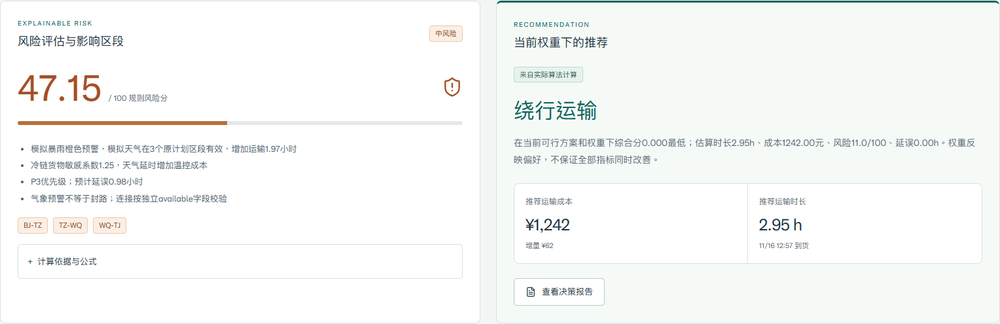
#> input picture project/docs/phase4_6/assets/risk_recommendation.png, 1000 x 324 px, shrunk from 1528 x 495 before the run
$ python update_phase46_documents.py
#> lines starting #> are read from the running program, lines starting #| are printed output that depends on the picture
"""Focused OOXML updates: preserve original pagination, notes and editable objects."""
from pathlib import Path
from zipfile import ZipFile, ZIP_DEFLATED
from io import BytesIO
from lxml import etree as E
from PIL import Image, ImageOps
import json, posixpath

R=Path(__file__).resolve().parents[1]; Q=R/'docs/phase4_6'; O=R/'deliverables/phase4_6'; A=Q/'assets'
O.mkdir(exist_ok=True)
W='http://schemas.openxmlformats.org/wordprocessingml/2006/main'
NS={'a':'http://schemas.openxmlformats.org/drawingml/2006/main','p':'http://schemas.openxmlformats.org/presentationml/2006/main','r':'http://schemas.openxmlformats.org/officeDocument/2006/relationships','w':W}
reports=[]
def xmlbytes(e):return E.tostring(e,xml_declaration=True,encoding='UTF-8',standalone=True)
def fit_image(file,size):
 im=Image.open(file).convert('RGB'); out=ImageOps.pad(im,size,method=Image.Resampling.LANCZOS,color='white');b=BytesIO();out.save(b,format='PNG');return b.getvalue()
def replace_paragraphs(data,changes):
 root=E.fromstring(data)
 for p in root.findall('.//w:p',NS):
  nodes=p.findall('.//w:t',NS);old=''.join(t.text or '' for t in nodes);new=old
  for a,b in changes:new=new.replace(a,b)
  if new!=old and nodes:
   nodes[0].text=new
   for n in nodes[1:]:n.text=''
 return xmlbytes(root)
def save_parts(source,destination,changes):
 with ZipFile(source) as src,ZipFile(destination,'w',ZIP_DEFLATED) as out:
  for item in src.infolist():out.writestr(item,changes.get(item.filename,src.read(item.filename)))

# Compose two actual browser captures; no UI is drawn or reconstructed.
top=Image.open(A/'risk_recommendation.png').convert('RGB');bottom=Image.open(A/'plans_table.png').convert('RGB')
#> further down, top is the input picture: PIL image 1000x324 RGB; mean R, G, B 245.9, 248.1, 246.8
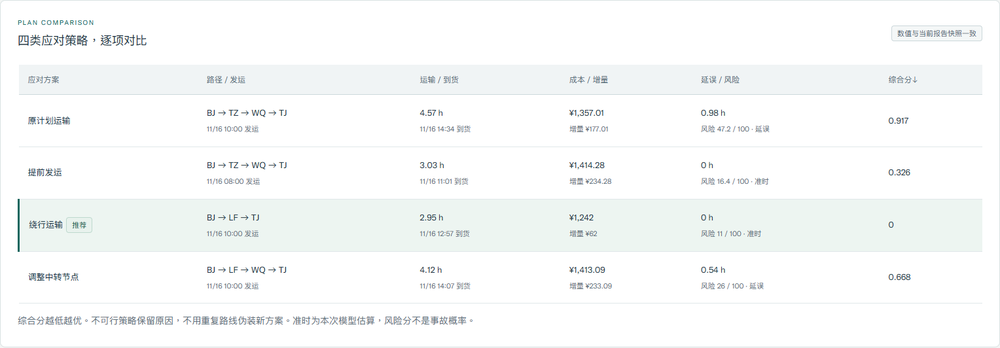
#> input picture project/docs/phase4_6/assets/plans_table.png, 1000 x 348 px, shrunk from 1528 x 532 before the run
#> further down, bottom is the input picture: PIL image 1000x348 RGB; mean R, G, B 247.7, 249.6, 249.3
combined=Image.new('RGB',(max(top.width,bottom.width),top.height+bottom.height+24),'white')
#> combined: PIL image 1000x696 RGB; every value is 255
combined.paste(top,(0,0));combined.paste(bottom,(0,top.height+24));combined.save(A/'plans_rain.png')
#> after `combined.paste(top, (0, 0))`:
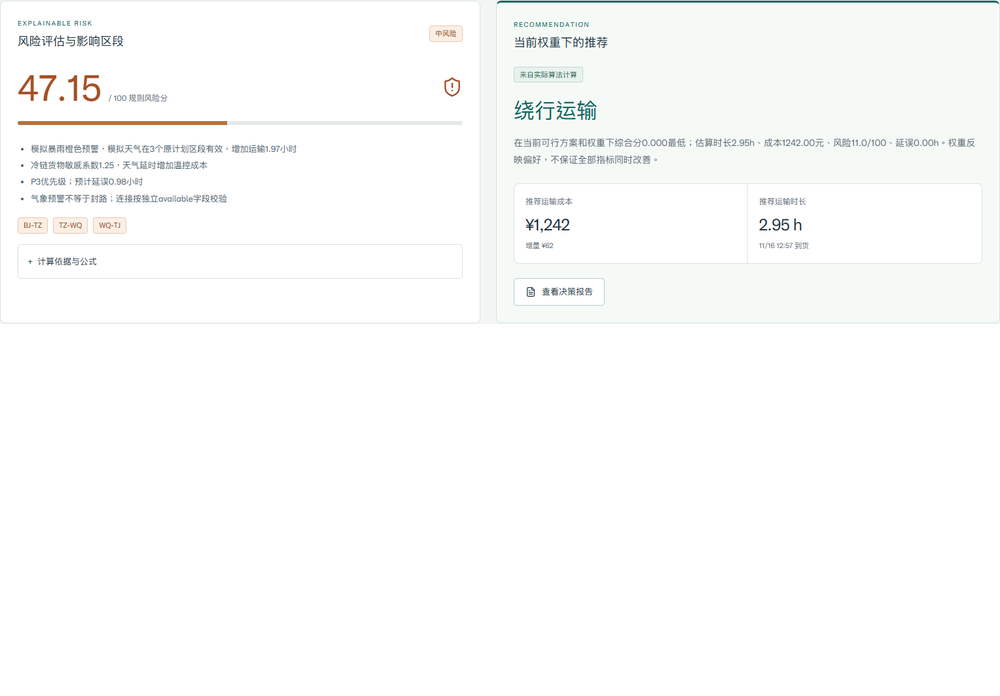
#> combined: PIL image 1000x696 RGB; mean R, G, B 250.8, 251.8, 251.2
#> after `combined.paste(bottom, (0, top.height + 24))`:
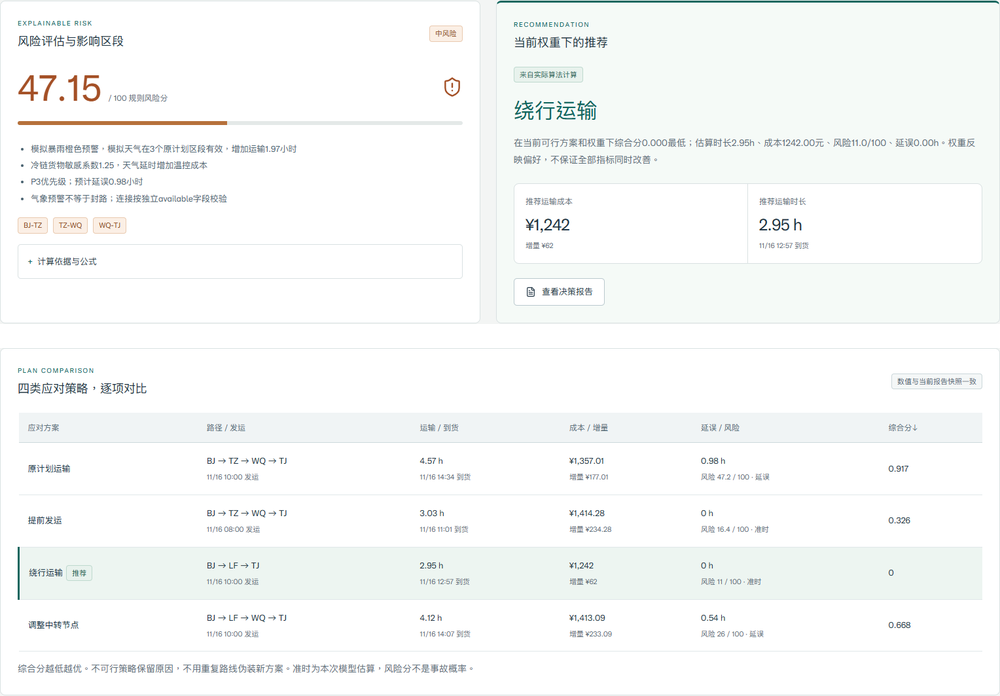
#> combined: PIL image 1000x696 RGB; mean R, G, B 247.1, 249.1, 248.3

specs=[
 ('phase2','DataClawHub平台运营方案',{'image1.png':'growth_model.png'},[
  ('图1 第一阶段实际运营工作台截图裁切','图1 第4.6阶段真实运营工作台截图'),
  ('第三阶段视频和第四阶段课件未在本阶段启动。','本文保留赛事核查记录，展示截图已同步至第4.6阶段。'),
  ('[3] docs/PHASE1_ACCEPTANCE.md 及运营截图。','[3] docs/PHASE1_ACCEPTANCE.md；docs/phase4_6/assets。')]),
 ('phase2','气象驱动物流运输风险预警与应对决策',{'image3.png':'agent_rain.png','image4.png':'network_wide.png','image5.png':'plans_rain.png'},[
  ('第一阶段Edge截图','第4.6阶段Edge截图'),('图中绿色线路','图中蓝绿色线路'),
  ('右侧记录暴雨55mm/3h、风速12m/s、能见度1.8km及订单承诺时间。','地图下方天气栏记录暴雨55mm/3h、风速12m/s、能见度1.8km；右侧显示订单承诺时间。'),
  ('本节及下节图片均为第一阶段实际应用截图的裁切，只去除无关页面区域，没有重绘UI或修改结果。原始文件为docs/screenshots/logistics-rain.png。','本节及下节为第4.6阶段真实网站截图，仅裁切或留白适配，未重绘UI或修改结果。原图见docs/phase4_6/assets。'),
  ('本阶段从相同函数重算全部文档引用场景指标，并与已保存结果逐项比较；没有把历史测试描述成重新执行全部网站测试。','第4.6阶段重跑28项后端测试、4条浏览器流程及两轮多尺寸检查；文档指标与既有计算保持一致。')]),
 ('phase4','课堂展示_单人完整演讲稿',{},[
  ('滚至“四类应对策略，逐项对比”','先看顶部决策摘要，再看“四类应对策略，逐项对比”')]),
 ('phase4','答辩常见问题及参考回答',{},[
  ('第四阶段重算数据并在隔离数据库复验两条展示流程，未重跑全套测试。','第4.6阶段再次通过28项后端测试、4条Edge业务流程及两轮四尺寸视觉检查。'),
  ('docs/PHASE1_ACCEPTANCE.md；docs/phase4/demo-check.json','docs/PHASE4_6_ACCEPTANCE.md；docs/phase4_6'),
  ('两个170秒视频','170秒与175秒的两个视频')])]
for phase,name,images,texts in specs:
 src=R/'deliverables'/phase/(name+'.docx');dst=O/(name+'.docx');changes={}
#> (the run stopped early here; a loop or call above may not have finished)
